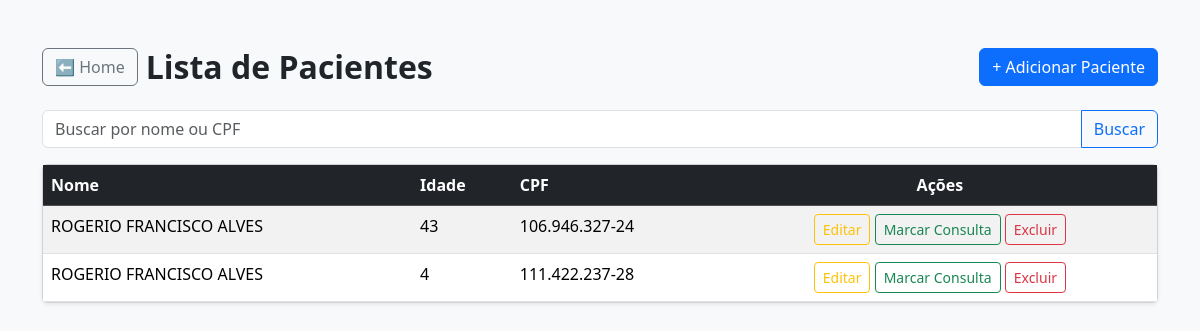
The app's page /pacientes/ with its own data.
### pacientes/models.py (models this page shows, shortened)
class Paciente(models.Model):
    nome = models.CharField(max_length=100)
    idade = models.IntegerField()
    cpf = models.CharField(max_length=14, unique=True)

### pacientes/views.py (the view)
# urls.py: path('', views.listar_pacientes, name='listar_pacientes'),
def listar_pacientes(request):
    termo = request.GET.get('busca', '')
    pacientes = Paciente.objects.all()
    if termo:
        pacientes = pacientes.filter(
            Q(nome__icontains=termo) |
            Q(cpf__icontains=termo.replace('.', '').replace('-', ''))
        )
    return render(request, 'pacientes/listar.html', {
        'pacientes': pacientes,
        'termo': termo
    })

### pacientes/templatetags/cpf_filters.py (called while the page is built)
@register.filter
def mascara_cpf(valor):
    if not valor:
        return ''
    cpf = re.sub(r'\D', '', valor)
    if len(cpf) != 11:
        return valor
    return f'{cpf[:3]}.{cpf[3:6]}.{cpf[6:9]}-{cpf[9:]}'

### pacientes/templates/pacientes/listar.html (shortened to what this page needs)
{% load cpf_filters %}
<!DOCTYPE html>
<html lang="pt-br">
<head>
    <link href="https://cdn.jsdelivr.net/npm/bootstrap@5.3.2/dist/css/bootstrap.min.css" rel="stylesheet">
</head>
<body class="bg-light">
<div class="container mt-5">
    <div class="d-flex justify-content-between align-items-center mb-4">
        <div class="d-flex align-items-center gap-2">
            <a href="{% url 'home' %}" class="btn btn-outline-secondary">
                ⬅ Home
            </a>
            <h2 class="fw-bold mb-0">Lista de Pacientes</h2>
        </div>
        <a href="{% url 'adicionar_paciente' %}" class="btn btn-primary">
            + Adicionar Paciente
        </a>
    </div>
    <form method="get" class="mb-3">
        <div class="input-group">
            <input
                type="text"
                name="busca"
                id="busca"
                class="form-control"
                placeholder="Buscar por nome ou CPF"
                value="{{ termo|default:'' }}"
                oninput="mascaraCPF(this)"
            >
            <button class="btn btn-outline-primary" type="submit">
                Buscar
            </button>
        </div>
    </form>
    <div class="card shadow-sm">
        <div class="card-body p-0">
            <table class="table table-hover table-striped mb-0">
                <thead class="table-dark">
                    <tr>
                        <th>Nome</th>
                        <th>Idade</th>
                        <th>CPF</th>
                        <th class="text-center">Ações</th>
                    </tr>
                </thead>
                <tbody>
                    {% for paciente in pacientes %}
                    <tr>
                        <td>{{ paciente.nome }}</td>
                        <td>{{ paciente.idade }}</td>
                        <td>{{ paciente.cpf|mascara_cpf }}</td>
                       <td class="text-center">
    <a href="{% url 'editar_paciente' paciente.pk %}"
       class="btn btn-sm btn-outline-warning">
        Editar
    </a>
<a href="{% url 'marcar_consulta' paciente.pk %}"
   class="btn btn-sm btn-outline-success">
    Marcar Consulta
</a>
    <a href="{% url 'excluir_paciente' paciente.pk %}"
       class="btn btn-sm btn-outline-danger"
       onclick="return confirm('Deseja realmente excluir este paciente?');">
        Excluir
    </a>
</td>
                    </tr>
                    {% empty %}
                    <tr>
                        <td colspan="4" class="text-center text-muted py-4">
                            Nenhum paciente cadastrado.
                        </td>
                    </tr>
                    {% endfor %}
                </tbody>
            </table>
        </div>
    </div>
</div>
</body>
</html>

### records on screen
Paciente: nome "ROGERIO FRANCISCO ALVES", idade "43", cpf|mascara_cpf "106.946.327-24"
Paciente: nome "ROGERIO FRANCISCO ALVES", idade "4", cpf|mascara_cpf "111.422.237-28"
